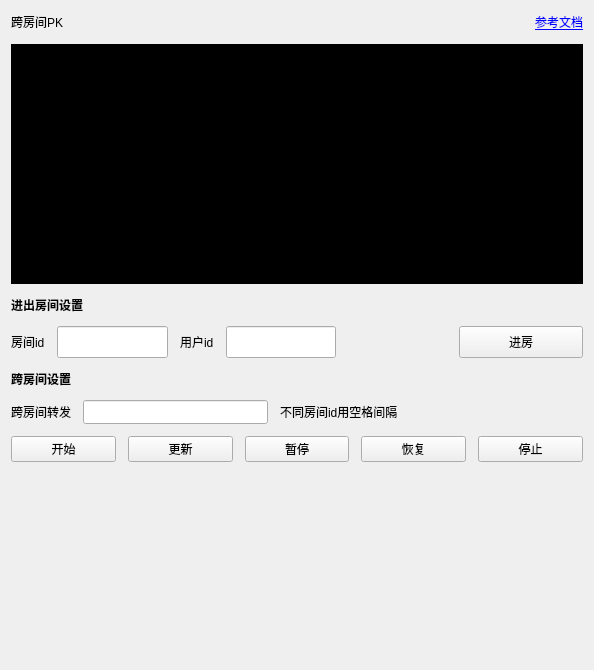
<?xml version="1.0" encoding="UTF-8"?>
<ui version="4.0">
 <class>CrossRoomPK</class>
 <widget class="QWidget" name="CrossRoomPK">
  <property name="geometry">
   <rect>
    <x>0</x>
    <y>0</y>
    <width>594</width>
    <height>670</height>
   </rect>
  </property>
  <property name="windowTitle">
   <string>Form</string>
  </property>
  <layout class="QVBoxLayout" name="verticalLayout">
   <property name="spacing">
    <number>12</number>
   </property>
   <property name="topMargin">
    <number>12</number>
   </property>
   <property name="bottomMargin">
    <number>12</number>
   </property>
   <item>
    <layout class="QHBoxLayout" name="horizontalLayout_2">
     <item>
      <widget class="QLabel" name="label_title">
       <property name="text">
        <string>跨房间PK</string>
       </property>
      </widget>
     </item>
     <item>
      <spacer name="horizontalSpacer_3">
       <property name="orientation">
        <enum>Qt::Horizontal</enum>
       </property>
       <property name="sizeHint" stdset="0">
        <size>
         <width>40</width>
         <height>20</height>
        </size>
       </property>
      </spacer>
     </item>
     <item>
      <widget class="QLabel" name="label_6">
       <property name="minimumSize">
        <size>
         <width>18</width>
         <height>18</height>
        </size>
       </property>
       <property name="maximumSize">
        <size>
         <width>18</width>
         <height>18</height>
        </size>
       </property>
       <property name="text">
        <string/>
       </property>
       <property name="pixmap">
        <pixmap resource="../../../resources.qrc">:/img/Resources/ui/document.png</pixmap>
       </property>
       <property name="scaledContents">
        <bool>true</bool>
       </property>
      </widget>
     </item>
     <item>
      <widget class="QLabel" name="label_5">
       <property name="text">
        <string>&lt;a href=&quot;https://www.volcengine.com/docs/6348/104398&quot;&gt;参考文档</string>
       </property>
       <property name="openExternalLinks">
        <bool>true</bool>
       </property>
      </widget>
     </item>
    </layout>
   </item>
   <item>
    <widget class="QWidget" name="widget_users" native="true">
     <property name="minimumSize">
      <size>
       <width>0</width>
       <height>0</height>
      </size>
     </property>
     <property name="maximumSize">
      <size>
       <width>16777215</width>
       <height>240</height>
      </size>
     </property>
     <property name="styleSheet">
      <string notr="true">background-color: rgb(0, 0, 0);</string>
     </property>
     <layout class="QHBoxLayout" name="horizontalLayout_5">
      <property name="spacing">
       <number>0</number>
      </property>
      <property name="leftMargin">
       <number>0</number>
      </property>
      <property name="topMargin">
       <number>0</number>
      </property>
      <property name="rightMargin">
       <number>0</number>
      </property>
      <property name="bottomMargin">
       <number>0</number>
      </property>
      <item>
       <spacer name="horizontalSpacer_4">
        <property name="orientation">
         <enum>Qt::Horizontal</enum>
        </property>
        <property name="sizeHint" stdset="0">
         <size>
          <width>40</width>
          <height>20</height>
         </size>
        </property>
       </spacer>
      </item>
      <item>
       <widget class="UserWidget" name="widget" native="true">
        <property name="minimumSize">
         <size>
          <width>300</width>
          <height>240</height>
         </size>
        </property>
        <property name="maximumSize">
         <size>
          <width>300</width>
          <height>240</height>
         </size>
        </property>
       </widget>
      </item>
      <item>
       <spacer name="horizontalSpacer_5">
        <property name="orientation">
         <enum>Qt::Horizontal</enum>
        </property>
        <property name="sizeHint" stdset="0">
         <size>
          <width>40</width>
          <height>20</height>
         </size>
        </property>
       </spacer>
      </item>
     </layout>
    </widget>
   </item>
   <item>
    <widget class="QLabel" name="label_t1">
     <property name="font">
      <font>
       <bold>true</bold>
      </font>
     </property>
     <property name="text">
      <string>进出房间设置</string>
     </property>
    </widget>
   </item>
   <item>
    <layout class="QHBoxLayout" name="horizontalLayout">
     <item>
      <widget class="QLabel" name="label">
       <property name="text">
        <string>房间id</string>
       </property>
      </widget>
     </item>
     <item>
      <widget class="QLineEdit" name="lineEdit_room">
       <property name="minimumSize">
        <size>
         <width>60</width>
         <height>32</height>
        </size>
       </property>
       <property name="maximumSize">
        <size>
         <width>16777215</width>
         <height>32</height>
        </size>
       </property>
      </widget>
     </item>
     <item>
      <widget class="QLabel" name="label_2">
       <property name="text">
        <string>用户id</string>
       </property>
      </widget>
     </item>
     <item>
      <widget class="QLineEdit" name="lineEdit_uid">
       <property name="minimumSize">
        <size>
         <width>0</width>
         <height>32</height>
        </size>
       </property>
       <property name="maximumSize">
        <size>
         <width>16777215</width>
         <height>32</height>
        </size>
       </property>
      </widget>
     </item>
     <item>
      <spacer name="horizontalSpacer">
       <property name="orientation">
        <enum>Qt::Horizontal</enum>
       </property>
       <property name="sizeHint" stdset="0">
        <size>
         <width>40</width>
         <height>20</height>
        </size>
       </property>
      </spacer>
     </item>
     <item>
      <widget class="QPushButton" name="btn_join1">
       <property name="minimumSize">
        <size>
         <width>124</width>
         <height>32</height>
        </size>
       </property>
       <property name="maximumSize">
        <size>
         <width>124</width>
         <height>32</height>
        </size>
       </property>
       <property name="text">
        <string>进房</string>
       </property>
      </widget>
     </item>
    </layout>
   </item>
   <item>
    <widget class="QLabel" name="label_t2">
     <property name="font">
      <font>
       <bold>true</bold>
      </font>
     </property>
     <property name="text">
      <string>跨房间设置</string>
     </property>
    </widget>
   </item>
   <item>
    <layout class="QHBoxLayout" name="horizontalLayout_3">
     <item>
      <widget class="QLabel" name="label_3">
       <property name="text">
        <string>跨房间转发</string>
       </property>
      </widget>
     </item>
     <item>
      <widget class="QLineEdit" name="lineEdit_cross">
       <property name="minimumSize">
        <size>
         <width>60</width>
         <height>24</height>
        </size>
       </property>
       <property name="maximumSize">
        <size>
         <width>16777215</width>
         <height>24</height>
        </size>
       </property>
      </widget>
     </item>
     <item>
      <widget class="QLabel" name="label_4">
       <property name="text">
        <string>不同房间id用空格间隔</string>
       </property>
      </widget>
     </item>
     <item>
      <spacer name="horizontalSpacer_2">
       <property name="orientation">
        <enum>Qt::Horizontal</enum>
       </property>
       <property name="sizeHint" stdset="0">
        <size>
         <width>40</width>
         <height>20</height>
        </size>
       </property>
      </spacer>
     </item>
    </layout>
   </item>
   <item>
    <layout class="QHBoxLayout" name="horizontalLayout_4">
     <item>
      <widget class="QPushButton" name="btn_cross_start">
       <property name="text">
        <string>开始</string>
       </property>
      </widget>
     </item>
     <item>
      <widget class="QPushButton" name="btn_cross_update">
       <property name="text">
        <string>更新</string>
       </property>
      </widget>
     </item>
     <item>
      <widget class="QPushButton" name="btn_cross_pause">
       <property name="text">
        <string>暂停</string>
       </property>
      </widget>
     </item>
     <item>
      <widget class="QPushButton" name="btn_cross_resume">
       <property name="text">
        <string>恢复</string>
       </property>
      </widget>
     </item>
     <item>
      <widget class="QPushButton" name="btn_cross_stop">
       <property name="text">
        <string>停止</string>
       </property>
      </widget>
     </item>
    </layout>
   </item>
   <item>
    <spacer name="verticalSpacer">
     <property name="orientation">
      <enum>Qt::Vertical</enum>
     </property>
     <property name="sizeHint" stdset="0">
      <size>
       <width>20</width>
       <height>40</height>
      </size>
     </property>
    </spacer>
   </item>
  </layout>
 </widget>
 <customwidgets>
  <customwidget>
   <class>UserWidget</class>
   <extends>QWidget</extends>
   <header>UserWidget.h</header>
   <container>1</container>
  </customwidget>
 </customwidgets>
 <resources>
  <include location="../../../resources.qrc"/>
 </resources>
 <connections/>
</ui>
